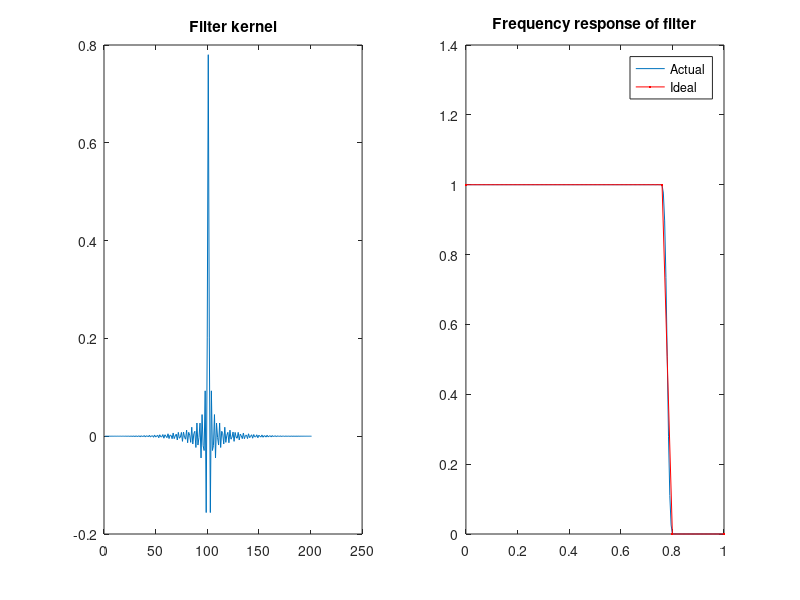
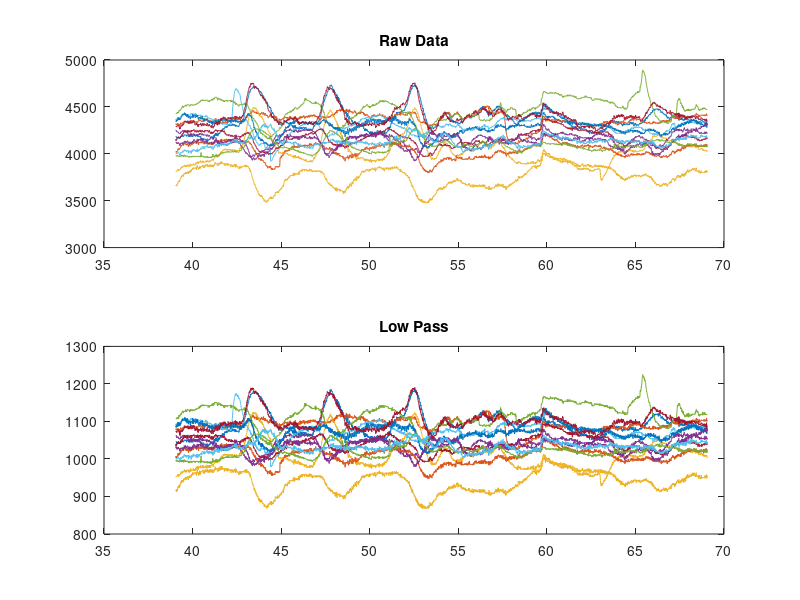
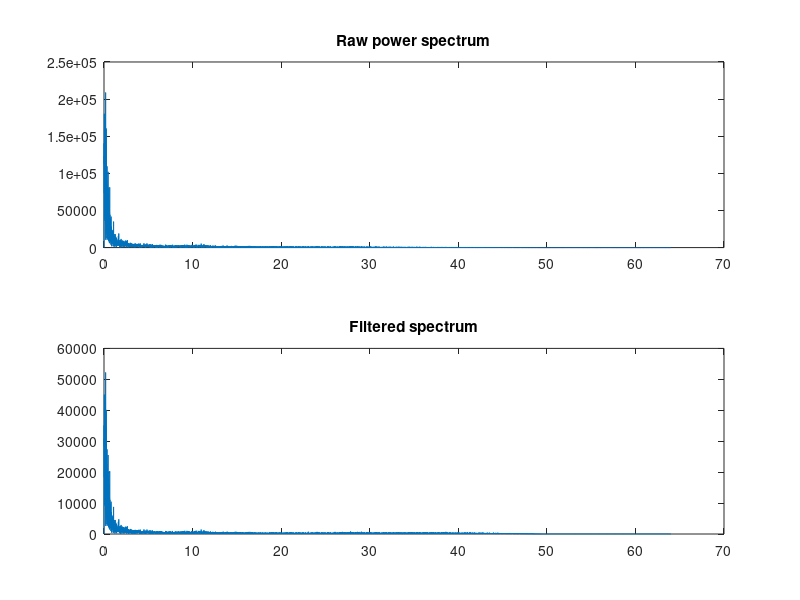

Recreate these plots in MATLAB, in order.
%% loading data and setting data capture variables 
close all; clear;
data = load('Camilo_01.mat');   % loads a sample set of data
data = data.data;           
Fs= 128;                        % sampling Frequency
tElapsed= 1/Fs;                 % time elapsed per sample 
N = length(data);               % number of samples 
t = (0:N-1)*tElapsed;           % time vector (in sec)
fVec = linspace(0,Fs/2,N/2+1);  % frequency vector resolved by fft

%% test signal (for debugging only)
% f1 = 60; f2 = 30; f3 = 15;      %sample sine wav freqs
% data = sin(2*pi*t*f1)+sin(2*pi*t*f2)+sin(2*pi*t*f3);
% data = data';                   %transposing to original convention

%% creating and implementing low pass filter to exclude 60 Hz noise
n = 200;             % filter order
% f = [0   .02 .06 .76 .80  1];  % frequency (as fraction of Nyquist freq, i.e. 1=Nyquist f)
% a = [.1   0   1   1   0  0]; % band pass filter (5-50Hz)
f = [0 .76 .80  1]; % frequency (as fraction of Nyquist freq, i.e. 1=Nyquist f)
a = [1   1   0  0]; % low pass filter (50 Hz)
b = firls(n,f,a);   % creating filter

% Computing filtered result 
dataFilt = NaN(size(data));
for channel = 1:size(data,2)
    dataFilt(:,channel) = filtfilt(b,a,data(:,channel));
end    

%% plotting frequency response of the filter (if wanted)
[h,w] = freqz(b,1,n,2);
% Plot filter kernel + frequency response of actual and ideal filter
figure; subplot(1,2,1); plot(b); title('Filter kernel')
subplot(1,2,2); plot(w,abs(h))
hold on; plot(f,a,'r.-'); title('Frequency response of filter')
legend('Actual', 'Ideal')

%% computing signal mean over relevant data channels 
sigMean = squeeze(mean(data,2));        % averaging over channels        
sigMean = detrend(sigMean,'linear');    % detrending (dc offset/drift)
sigMeanFilt = squeeze(mean(dataFilt,2));
sigMeanFilt = detrend(sigMeanFilt,'linear');

%% taking fft of filtered and non-filtered signals for spectral analysis
% NFFT = nextPow2(N);
% fftMean= fft(signal,NFFT)/N;

fftMean = abs(fft(sigMean));
fftMean = fftMean(1:length(fVec),:);
fftMeanFilt = abs(fft(sigMeanFilt));
fftMeanFilt = fftMeanFilt(1:length(fVec),1);

%% Plotting test signal and filtered results
figure; 
inds = 5000:(5000+Fs*30);    %data indices for time selection
subplot(211); plot(t(inds),data(inds,:));     title('Raw Data');
subplot(212); plot(t(inds),dataFilt(inds,:)); title('Low Pass'); 

%% Plotting power spectrum
figure;
subplot(211); plot(fVec,fftMean);     title('Raw power spectrum');
subplot(212); plot(fVec,fftMeanFilt); title('Filtered spectrum');


